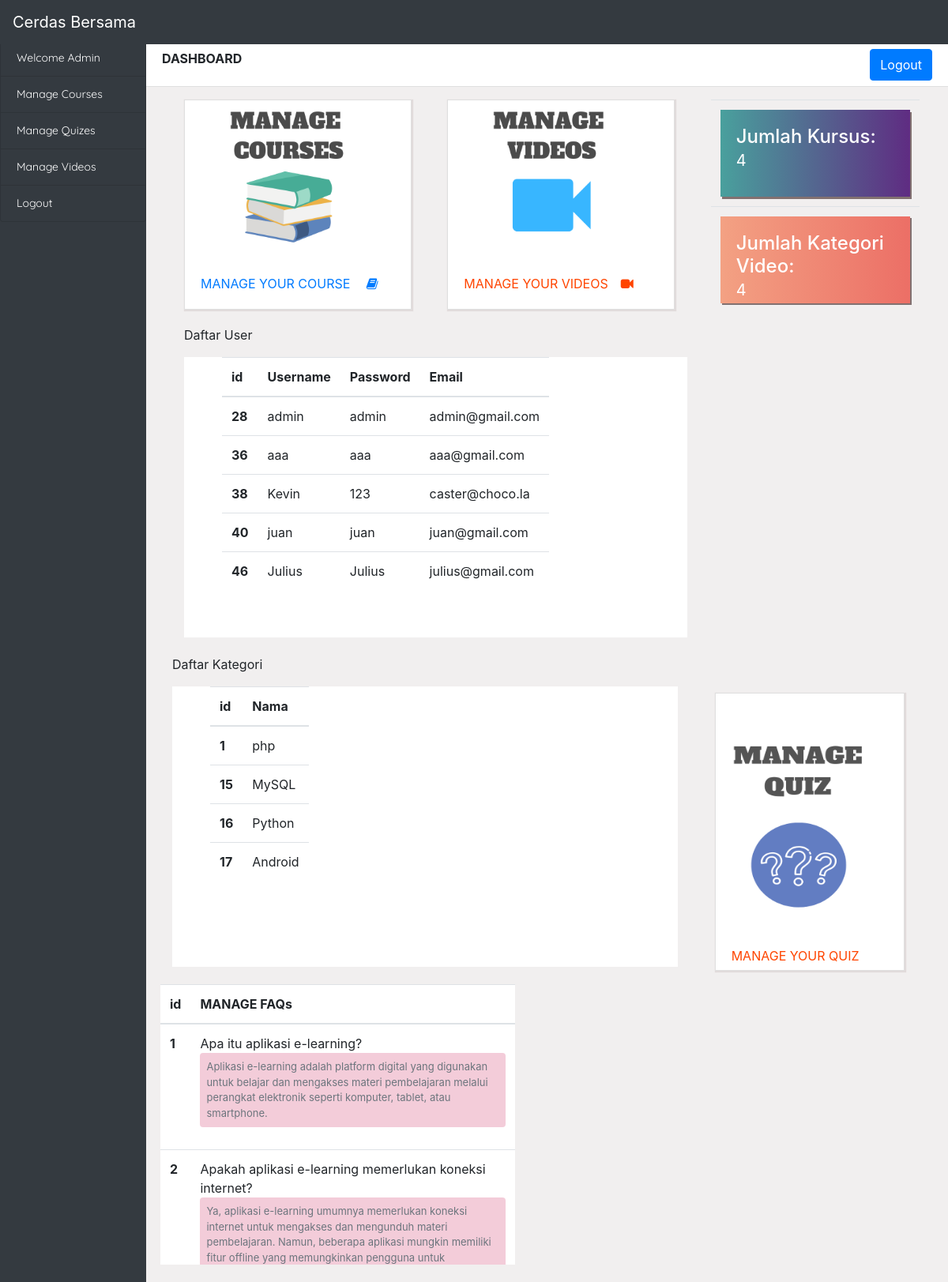
/admin/admin_main.php, run on the app's committed database.
### tables this page shows
CREATE TABLE `category` (
  `category_id` int(4) NOT NULL,
  `cat_name` varchar(100) NOT NULL
);

CREATE TABLE `faq` (
  `faq_id` int(11) NOT NULL,
  `faq_title` varchar(255) NOT NULL,
  `faq_description` varchar(255) NOT NULL
);

### admin/classes/admin.php (called while the page is built, shortened)
<?php
 class admin
 {
 	public $host="localhost";
 	public $username="root";
 	public $pass="";
 	public $db_name="cerdasbersama";
 	public $conn;
 	public $user_details;
	public $cat_detail;
 	public $course_count=0;
 	public $video_count=0;
 	public $faq_list;
 	public function __construct()
 	{
 		$this->conn=new mysqli($this->host,$this->username,$this->pass,$this->db_name);
 	}
 	public function show_users()
 	{
 		$query="select * from login";
 		$result=$this->conn->query($query);
 		while($row=$result->fetch_array(MYSQLI_ASSOC))
 		{
 			$this->user_details[]=$row;
 		}
 		return $this->user_details;
 	}
	 public function show_cat()
 	{
 		$query="select * from category";
 		$result=$this->conn->query($query);
 		while($row=$result->fetch_array(MYSQLI_ASSOC))
 		{
 			$this->cat_detail[]=$row;
 		}
 		return $this->cat_detail;
 	}
 	public function display_course_count()
 	{
 		$query="select * from programming_languages";
 		$result=$this->conn->query($query);
 		while($row=$result->fetch_array(MYSQLI_ASSOC))
 		{
 			$this->course_count++;
 		}
 		print_r($this->course_count);
 	}
	public function display_video_count()
	{
		$query="select * from video_info";
 		$result=$this->conn->query($query);
 		while($row=$result->fetch_array(MYSQLI_ASSOC))
 		{
 			$this->video_count++;
 		}
 		print_r($this->video_count);
	}
	public function display_faq_list()
	{
		$query="select * from faq";
 		$result=$this->conn->query($query);
 		while($row=$result->fetch_array(MYSQLI_ASSOC))
 		{
 			$this->faq_list[]=$row;
 		}
 		return ($this->faq_list);
	}
}
 ?>

### admin/admin_main.php (the view, shortened to what this page needs)
<?php
  include("classes/admin.php");
  $admin=new admin;
  $userd=$admin->show_users();
  $catd=$admin->show_cat();
 ?>
<!doctype html>
<html lang="en">
  <head>
  <link rel="stylesheet" href="https://maxcdn.bootstrapcdn.com/bootstrap/4.0.0/css/bootstrap.min.css">
  <link rel="stylesheet" type="text/css" href="https://stackpath.bootstrapcdn.com/font-awesome/4.7.0/css/font-awesome.min.css">
  </head>
  <body style="background-color:#f1efef">
  <nav class="navbar navbar-expand-lg navbar-light bg-dark fixed-top">
  <a class="navbar-brand text-white" href="#">Cerdas Bersama</a>
</nav>
    <div class="container-fluid" style="margin-top: 50px;" >
      <div class="row">
        <div class="col-sm-2 col-md-2 sidebar badge-dark" style="margin:inherit;" id="sidebar" >
        <ul class="list-group text-white sidebar-list">
            <li class="list-group-item  bg-dark "><a href="admin_main.php">Welcome Admin</a></li>
            <li class="list-group-item bg-dark "><a href="manage_courses/manage_courses.php">Manage Courses</a></li>
            <li class="list-group-item bg-dark"><a href="manage_quiz/manage_quiz.php">Manage Quizes</a></li>
            <li class="list-group-item bg-dark"><a href="manage_videos/manage_videos.php">Manage Videos</a></li>
            <li class="list-group-item bg-dark"><a href="../login.php">Logout</a></li>
          </ul>
        </div>
        <div class=" col-md-10">
               <div class="card-header bg-white" style="margin-right: -45px; height: 60px;">
                 <b>DASHBOARD</b>
                  <button type="btn btn-outline-success" class="btn btn-primary float-right" style="height: 40px;"><a href="../login.php" class="text-white ">Logout</a> </button>
                  </div>
                 <div class="row">
          <div class="col-md-4 mt-3 ml-5">
            <div class="card shadow " style="width: 18rem; box-shadow: 1px 1px 1px 1px #e1dbdb; border-radius:0px; border-top-left-radius: 0px; cursor:pointer;">
              <img class="myimg" src="../uploadimg/file3.png" alt="Card" width="288" height="200">
              <div class="card-body">
                <p class="card-text"><a href="manage_courses/manage_courses.php" style="text-decoration: none;">MANAGE YOUR COURSE <i class="fa fa-book ml-3"></i></a></p>
              </div>
            </div>
          </div>
           <div class="col-md-4 mt-3">
            <div class="card shadow" style="width: 18rem;cursor:pointer; box-shadow:1px 1px 1px 1px #e1dbdb; border-radius:0px; border-top-left-radius: 0px;">
              <img class="" src="../uploadimg/file4.png" alt="Card" width="288" height="200">
              <div class="card-body">
                <p class="card-text "><a href="manage_videos/manage_videos.php" style="text-decoration: none; color: orangered">MANAGE YOUR VIDEOS</a><i class="fa fa-video-camera ml-3" style="color: orangered"></i></p>
              </div>
            </div>
          </div>
          <div class="col-sm-3 mt-3">
            <table class="table table-borderless">
    <tbody >
      <tr>
        <td class="mytable1">
           <div class="card shadow border-0 " style="width: 15rem; height: 110px; box-shadow: 2px 3px #827171; border-radius:0px; border-top-left-radius: 0px;">
              <div class="card-body">
                <p class="card-text text-white"><b class="h4">Jumlah Kursus: </b><br><span style="font-size: 20px;"><?php $admin->display_course_count(); ?></span></p>
              </div>
            </div>
        </td>
      </tr>
      <tr>
        <td class="mytable2">
           <div class="card shadow border-0" style="width: 15rem; height: 110px; box-shadow: 2px 2px #827171; border-radius:0px; border-top-left-radius: 0px;">
             <div class="card-body">
                <p class="card-text text-white"><b class="h4">Jumlah Kategori Video:</b><br><span style="font-size: 20px;"><?php $admin->display_video_count(); ?></span></p>
              </div>
        </td>
      </tr>
    </tbody>
  </table>
          </div>
            </div>
            <div class="row ">
              <div class="col-md-8">
                <table class="table ml-5 bg-white shodow pl-5 table-responsive" style=" height : 355px;overflow-y: scroll;display: inline-block; width: 640px;">
                <p class="ml-5">Daftar User</p>
                <thead>
                  <tr>
                    <th scope="col">id</th>
                    <th scope="col">Username</th>
                    <th scope="col">Password</th>
                    <th scope="col">Email</th>
                  </tr>
                </thead>
                <tbody >
                   <?php
                          foreach ($userd as $userdata) {
                   ?>
                  <tr >
                    <th scope="row"><?php echo $userdata['login_id']; ?></th>
                    <td ><?php echo $userdata['username']; ?></td>
                    <td><?php echo $userdata['password']; ?></td>
                    <td><?php echo $userdata['email']; ?></td>
                  </tr>
                 <?php } ?>
                </tbody>
              </table>
              </div>
              <div class="row ">
              <div class="col-md-8">
                <table class="table ml-5 bg-white shodow pl-5 table-responsive" style=" height : 355px;overflow-y: scroll;display: inline-block; width: 640px;">
                <p class="ml-5">Daftar Kategori</p>
                <thead>
                  <tr>
                    <th scope="col">id</th>
                    <th scope="col">Nama</th>
                  </tr>
                </thead>
                <tbody >
                   <?php
                          foreach ($catd as $cat) {
                   ?>
                  <tr >
                    <th scope="row"><?php echo $cat['category_id']; ?></th>
                    <td><?php echo $cat['cat_name']; ?></td>
                  </tr>
                 <?php } ?>
                </tbody>
              </table>
              </div>
           <div class="col-md-3 mt-5 ml-5">
            <div class="card shadow" style="width: 15rem; height:22rem; box-shadow:1px 1px 1px 1px #e1dbdb; border-radius:0px; border-top-left-radius: 0px;">
              <img class="" src="../uploadimg/file6.png" alt="Card" width="210" height="300">
              <div class="card-body">
                <p class="card-text "><a href="manage_quiz/manage_quiz.php" style="text-decoration: none; color: orangered">MANAGE YOUR QUIZ</a></p>
              </div>
            </div>
          </div>
            <div class="row">
              <div class="col-md-8 ml-5">
              <table class="table bg-white" style="height : 355px;overflow-y: scroll;display: inline-block; width:640px">
                  <thead>
                    <tr>
                      <th>id</th>
                      <th scope="col">MANAGE FAQs</th>
                    </tr>
                  </thead>
                  <tbody>
                    <?php  $faq=$admin->display_faq_list();
                      foreach ($faq as $faq_list)
                       {
                     ?>
                    <tr style="width: 500px;" >
                      <th><?php echo $faq_list['faq_id']; ?></th>
                      <td><?php echo $faq_list['faq_title']; ?><br><blockquote class="rounded p-2 text-muted " style="font-size: 13px; background-color: #db6a8f57;"><?php echo $faq_list['faq_description']; ?></blockquote></td>
                    </tr>
                  <?php } ?>
                  </tbody>
                </table>
                </div>
            </div>
        </div>
      </div>
    </div>
  </body>
</html>

### admin/admin_main.php (style rules this page uses)
.sidebar-list { margin-right: -15px; font-family: 'Quicksand', sans-serif; font-size: 14px }
.sidebar-list li a { color:white; text-decoration: none; }
.mytable1 .card { background: #5f2c82; background: -webkit-linear-gradient(to right, #49a09d, #5f2c82); background: linear-gradient(to right, #49a09d, #5f2c82); }
.mytable2 .card { background: #EC6F66; background: -webkit-linear-gradient(to right, #F3A183, #EC6F66); background: linear-gradient(to right, #F3A183, #EC6F66); }
.card { overflow: hidden; transition: all 0.9s ease; }

### data on the page
category: category_id "1", cat_name "php"
category: category_id "15", cat_name "MySQL"
category: category_id "16", cat_name "Python"
category: category_id "17", cat_name "Android"
faq: faq_id "1", faq_title "Apa itu aplikasi e-learning?", faq_description "Aplikasi e-learning adalah platform digital yang digunakan untuk belajar dan mengakses materi pembelajaran melalui perangkat elektronik seperti komputer, tablet, atau smartphone."
faq: faq_id "2", faq_title "Apakah aplikasi e-learning memerlukan koneksi internet?", faq_description "Ya, aplikasi e-learning umumnya memerlukan koneksi internet untuk mengakses dan mengunduh materi pembelajaran. Namun, beberapa aplikasi mungkin memiliki fitur offline yang memungkinkan pengguna untuk…"

### other printed values
$userdata['login_id'] "28"
$userdata['username'] "admin"
$userdata['password'] "admin"
$userdata['email'] "admin@gmail.com"
$userdata['login_id'] "36"
$userdata['username'] "aaa"
$userdata['password'] "aaa"
$userdata['email'] "aaa@gmail.com"
$userdata['login_id'] "38"
$userdata['username'] "Kevin"
$userdata['password'] "123"
$userdata['email'] "caster@choco.la"
$userdata['login_id'] "40"
$userdata['username'] "juan"
$userdata['password'] "juan"
